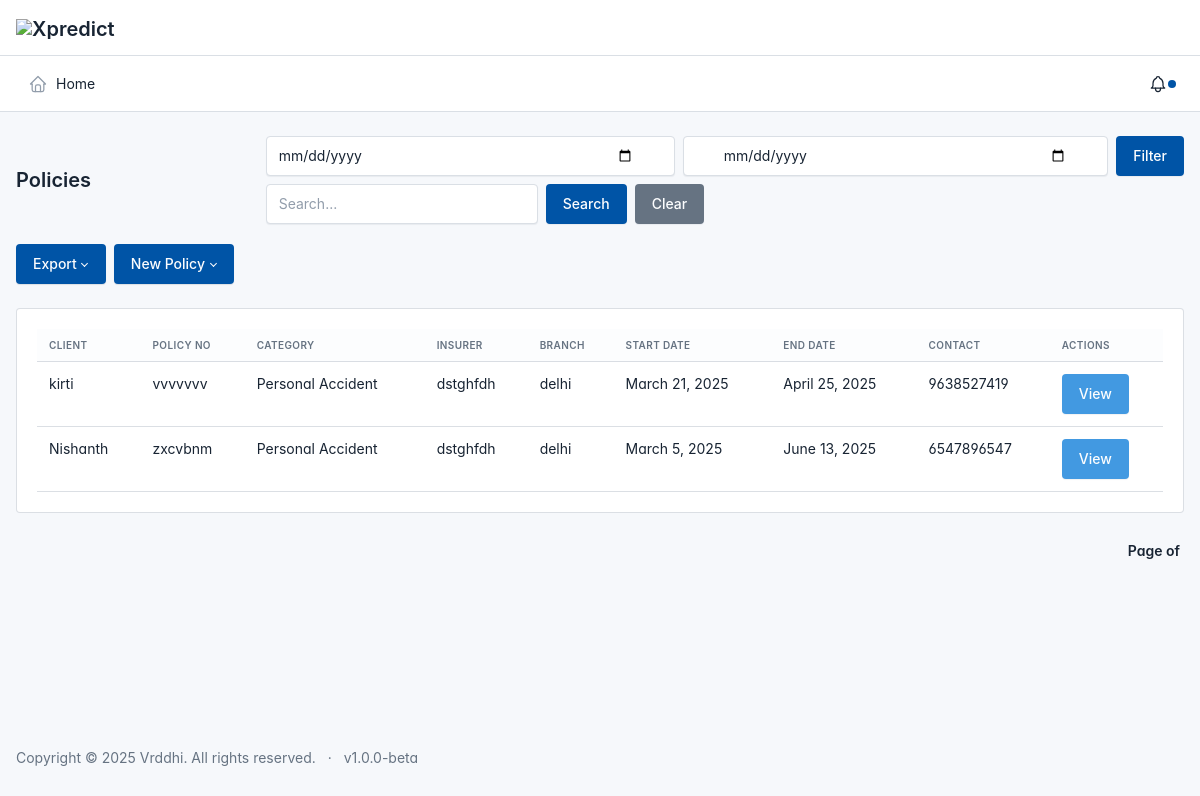
The page /Ienqhome/ on the database its author committed.
### Riva/models.py (models this page shows)
class personal_Accident(models.Model):
    uid=models.ForeignKey(User,on_delete=models.CASCADE)
    cid=models.ForeignKey(clients,on_delete=models.CASCADE)
    category=models.ForeignKey(inscategory,on_delete=models.CASCADE,default=inscategory.DEFAULT_PK)
    inscomp_name=models.ForeignKey(insurancecomp,on_delete=models.CASCADE)
    ins_branch=models.ForeignKey(insurancebranch,on_delete=models.CASCADE)
    policy_no=models.CharField(max_length=50,default="",blank=True,null=True)
    contact_person=models.CharField(max_length=50,default="",blank=True,null=True)
    dateof_reg=models.DateField(default=date.today,blank=True,null=True)
    pincode=models.CharField(max_length=50,default="",blank=True,null=True)
    aadhar=models.CharField(max_length=50,default="",blank=True,null=True)
    pan_card=models.CharField(max_length=50,default="",blank=True,null=True)
    age=models.IntegerField(blank=True,null=True)
    dob=models.DateField(default=date.today,blank=True,null=True)
    nominee_name=models.CharField(max_length=50,default="",blank=True,null=True)
    relationship=models.CharField(max_length=50,default="",blank=True,null=True)
    nominee_age=models.IntegerField(blank=True,null=True)
    amount_insured=models.FloatField(blank=True,null=True)
    premium=models.FloatField(blank=True,null=True)
    p_gst=models.FloatField(blank=True,null=True)
    total_gst=models.FloatField(blank=True,null=True)
    start_date=models.DateField(default=date.today)
    end_date=models.DateField(default=date.today)
    renewals=models.BooleanField(default=False)

class clients(models.Model):
    DEFAULT_PK=1
    cname=models.CharField(max_length=100,default="",null=True,blank=True)
    caddress=models.CharField(max_length=500,default="",null=True,blank=True)
    ccontact=models.CharField(max_length=15,default="",null=True,blank=True)
    cemail=models.CharField(max_length=100,default="",null=True,blank=True)

class inscategory(models.Model):
    DEFAULT_PK=1
    insname=models.CharField(max_length=100,default="",null=True,blank=True)

class insurancecomp(models.Model):
    DEFAULT_PK=1
    insname=models.CharField(max_length=200,default="",null=True,blank=True)

class insurancebranch(models.Model):
    DEFAULT_PK=1
    inscomp=models.ForeignKey(insurancecomp,on_delete=models.CASCADE)
    insbranch=models.CharField(max_length=200,default="",null=True,blank=True)
    branch_pincode = models.CharField(max_length=20, null=True, blank=True)

### Riva/views.py (the view, shortened to what this page needs)
# urls.py: path('Ienqhome/', views.I_enq_home, name='ienquiry'),
def I_enq_home(request):
    current_user = request.user
    selected_user_id = request.GET.get('user')
    selected_user = None
    search_query = request.GET.get('search', '').strip()
    selected_user = User.objects.filter(id=selected_user_id).first()
    client_data=clients.objects.all().order_by('-id')
    motorpol_data=motorpol.objects.all().order_by('-id')
    expired_retail_policies = retailpolicies.objects.filter(enddate__lt=now(), renewals=False)
    expired_retail_policies.update(renewals=True)
    expired_personal_acc = personal_Accident.objects.filter(end_date__lt=now(), renewals=False)
    expired_personal_acc.update(renewals=True)
    retailpolicies_data = retailpolicies.objects.filter(
        renewals=False
    ).order_by('-id')
    personal_acc = personal_Accident.objects.filter(
        renewals=False
    ).order_by('-id')
    inscat=inscategory.objects.all().order_by('-id')
    return render(request, 'xp/i_enqhome.html', {
        'search_query': search_query,
        'client_data':client_data,
        'motorpol_data':motorpol_data,
        'retailpolicies_data':retailpolicies_data,
        'inscat':inscat,
        'personal_acc':personal_acc,
    })

### Riva/context_processors.py (called while the page is built, shortened)
def global_notifications(request):
    current_user = request.user
    if isinstance(current_user, AnonymousUser) or not current_user.is_authenticated:
        return {
            'notifications': [],  # Empty notifications if not authenticated
            'followups': [],
        }

### app/context_processors.py (called while the page is built, shortened)
def group_buttons(request):
    return {
        'group_buttons': GroupButton.objects.all()
    }

def modules_with_submodules(request):
    if not request.user.is_authenticated:
        return {}  # Return an empty context for unauthenticated users

### templates/xp/i_enqhome.html (shortened to what this page needs)
{% extends "base.html" %}
{% load static %}
{% block content %}
<div class="page-wrapper d-flex flex-column justify-content-start">
    <div class="page-body">
        <div class="container-fluid">
            <div class="row g-2 align-items-center">
                <div class="col-12 col-md d-flex align-items-center justify-content-between flex-wrap">
                    <h1 class="page-title mb-2 mb-md-0">Policies</h1>
                    <div class="input-icon d-flex flex-wrap gap-2">
                        <form id="filter-form" method="GET" action="{% url 'filter_policies' %}" class=" d-flex flex-column flex-sm-row gap-2 w-100">
                            <input type="date" id="start-date" name="start-date" class="hides form-control form-control-md" required>
                            <input type="date" id="end-date" name="end-date" class="hides form-control form-control-md" required>
                            <button type="submit" class="hides btn btn-primary btn-md">Filter</button>
                        </form>
                        <form method="GET"  class="d-flex gap-2 align-items-center">
                            <input type="text" name="search" value="{{ search_query }}" class="hides form-control form-control-md" placeholder="Search..." aria-label="Search">
                            <button type="submit" class="hides btn btn-primary btn-md">Search</button>
                            <button type="button" class="hides btn btn-secondary btn-md" onclick="clearSearch()">Clear</button>
                        </form>
                    </div>
                </div>
            </div>
            <br>
            <div class="d-flex align-items-center gap-2">
                <div class="btn-group">
                    <button class="btn btn-primary btn-md dropdown-toggle" data-bs-toggle="dropdown" aria-expanded="false">
                        Export
                    </button>
                </div>
                <div class="btn-group">
                    <button class="btn btn-primary btn-md dropdown-toggle" data-bs-toggle="dropdown" aria-expanded="false">
                        New Policy
                    </button>
                </div>
            </div>
        </div>
    </div>
    <div class="container-fluid">
        <div class="card">
            <div class="card-body">
                <div id="table-default" class="table-responsive">
                    <table class="table" id="data-table">
                        <thead>
                            <tr>
                                <th><label>Client</label></th>
                                <th><label>Policy No</label></th>
                                <th><label>Category</label></th>
                                <th><label>Insurer</label></th>
                                <th><label>Branch</label></th>
                                <th><label>Start Date</label></th>
                                <th><label>End Date</label></th>
                                <th><label>Contact</label></th>
                                <th class="hides"><label>Actions</label></th>
                            </tr>
                        </thead>
                        <tbody id="data-table">
                            {% for pa in personal_acc %}
                            <tr>
                                <td>{{ pa.cid.cname }}</td>
                                <td>{{ pa.policy_no }}</td>
                                <td>{{ pa.category.insname }}</td>
                                <td>{{ pa.inscomp_name.insname }}</td>
                                <td>{{ pa.ins_branch.insbranch }}</td>
                                <td>{{pa.start_date}}</td>
                                <td>{{pa.end_date}}</td>
                                <td>{{ pa.cid.ccontact}}</td>
                                <td class="hides">
                                    <a class="btn btn-info" href="{% url 'personal_accident_details'  pa.id %}">
                                        View
                                    </a>
                                </td>
                            </tr>
                            {% endfor %}
                        </tbody>
                    </table>
                </div>
            </div>
        </div>
    <div class="d-flex justify-content-end mt-4">
        <nav aria-label="Pagination" class="pagination">
            <ul class="pagination">
                <li class="page-item disabled">
                    <span class="page-link fw-bold text-dark">
                        Page {{ page_obj.number }} of {{ page_obj.paginator.num_pages }}
                    </span>
                </li>
            </ul>
        </nav>
    </div>
</div>
{% endblock content %}

### templates/base.html (style rules this page uses)
:root { --tblr-font-sans-serif: 'Inter Var', -apple-system, BlinkMacSystemFont, San Francisco, Segoe UI, Roboto, Helvetica Neue, sans-serif; }
body { font-feature-settings: "cv03", "cv04", "cv11"; }

### rows shown on the page
personal_Accident: cid.cname "kirti", policy_no "vvvvvvv", category.insname "Personal Accident", inscomp_name.insname "dstghfdh", ins_branch.insbranch "delhi", start_date "March 21, 2025", end_date "April 25, 2025", cid.ccontact "9638527419"
personal_Accident: cid.cname "Nishanth", policy_no "zxcvbnm", category.insname "Personal Accident", inscomp_name.insname "dstghfdh", ins_branch.insbranch "delhi", start_date "March 5, 2025", end_date "June 13, 2025", cid.ccontact "6547896547"
